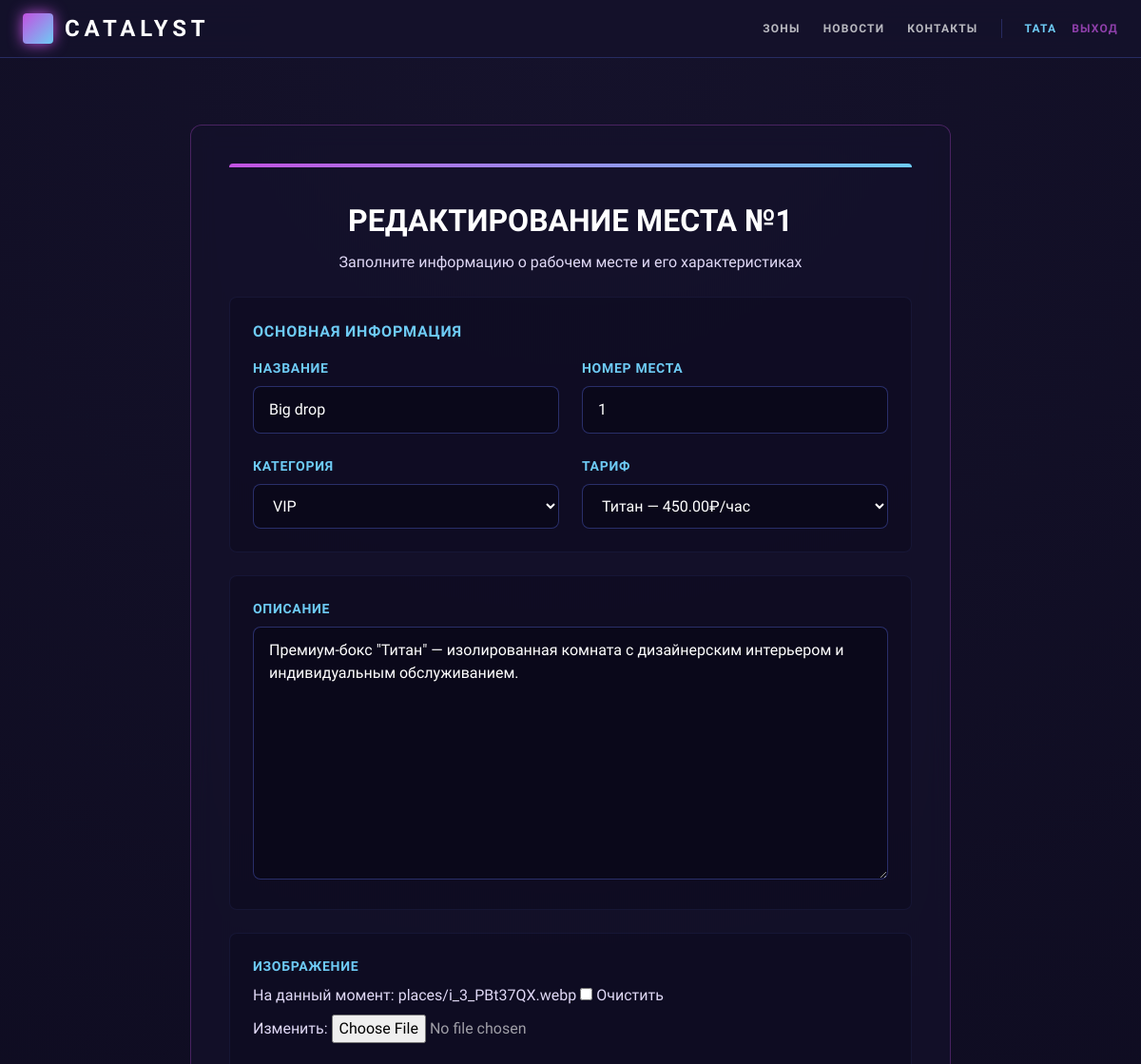
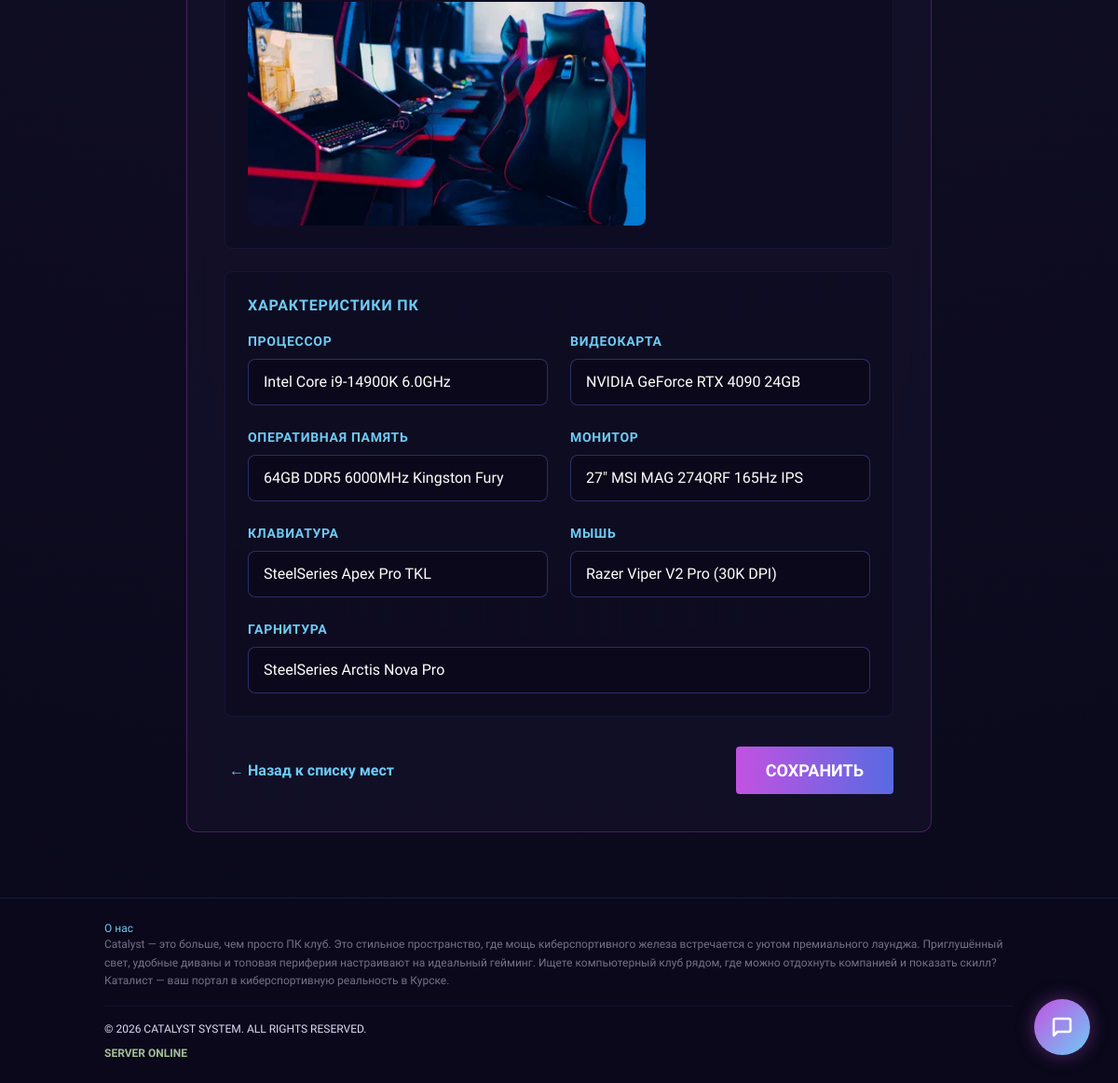
/places/17/edit/ (signed in), run on the app's committed database (2 pictures, top to bottom).
### places/models.py (models this page shows, shortened)
class Place(models.Model):
    title = models.CharField(max_length=255)
    number = models.PositiveIntegerField("Номер места")
    category = models.ForeignKey(Category, on_delete=models.CASCADE)
    tariff = models.ForeignKey(Tariff, on_delete=models.CASCADE)
    image = models.ImageField(upload_to='places/', blank=True, null=True)
    description = models.TextField(blank=True, verbose_name='Описание места')
    cpu = models.CharField(max_length=255, default='')
    gpu = models.CharField(max_length=255, default='')
    ram = models.CharField(max_length=255, default='')
    monitor = models.CharField(max_length=255, default='')
    keyboard = models.CharField(max_length=255, default='')
    mouse = models.CharField(max_length=255, default='')
    headset = models.CharField(max_length=255, default='')
    class Meta:
        verbose_name = "Место"
        verbose_name_plural = "Места"
        ordering = ["number"]

### places/views.py (the view)
# urls.py: path('<int:pk>/edit/', views.place_edit, name='edit'),
@staff_member_required
def place_edit(request, pk):
    place = get_object_or_404(Place, pk=pk)
    if request.method == 'POST':
        form = PlaceForm(request.POST, request.FILES, instance=place)
        if form.is_valid():
            form.save()
            return redirect('places:detail', pk=pk)
    else:
        form = PlaceForm(instance=place)
    return render(request, 'places/place_form.html', {
        'form': form,
        'place': place,
        'title': 'Редактирование места'
    })

### places/forms.py
class PlaceForm(forms.ModelForm):
    class Meta:
        model = Place
        fields = [
            'title', 'number',
            'category', 'tariff',
            'description',
            'cpu', 'gpu', 'ram',
            'monitor', 'keyboard', 'mouse', 'headset',
            'image'
        ]

### tariffs/models.py (called while the page is built)
    def __str__(self):
        return self.name

    def __str__(self):
        return f"{self.name} — {self.price_per_hour}₽/час"

### templates/places/place_form.html (shortened to what this page needs)
{% extends "base.html" %}
{% load static %}
{% block content %}
<section class="form-container">
  <div class="glass-card form-card">
    <div class="form-header-bar"></div>
    <h2 class="form-title">
      {% if form.instance.pk %}
        Редактирование места №{{ form.instance.number }}
      {% else %}
        Создание нового места
      {% endif %}
    </h2>
    <p class="text-center mb-6">Заполните информацию о рабочем месте и его характеристиках</p>
    <form method="post" enctype="multipart/form-data">
      <div class="form-group">
        <h3 class="form-label">Основная информация</h3>
        <div class="grid-2">
          <div><label class="form-label">Название</label>{{ form.title }}</div>
          <div><label class="form-label">Номер места</label>{{ form.number }}</div>
          <div><label class="form-label">Категория</label>{{ form.category }}</div>
          <div><label class="form-label">Тариф</label>{{ form.tariff }}</div>
        </div>
      </div>
      <div class="form-group">
        <label class="form-label">Описание</label>
        {{ form.description }}
      </div>
      <div class="form-group">
        <label class="form-label">Изображение</label>
        {{ form.image }}
        {% if form.instance.image %}
          <img src="{{ form.instance.image.url }}" class="mt-4 rounded-lg max-h-60">
        {% endif %}
      </div>
      <div class="form-group">
        <h3 class="form-label">Характеристики ПК</h3>
        <div class="grid-2">
          <div><label class="form-label">Процессор</label>{{ form.cpu }}</div>
          <div><label class="form-label">Видеокарта</label>{{ form.gpu }}</div>
          <div><label class="form-label">Оперативная память</label>{{ form.ram }}</div>
          <div><label class="form-label">Монитор</label>{{ form.monitor }}</div>
          <div><label class="form-label">Клавиатура</label>{{ form.keyboard }}</div>
          <div><label class="form-label">Мышь</label>{{ form.mouse }}</div>
          <div class="col-span-2"><label class="form-label">Гарнитура</label>{{ form.headset }}</div>
        </div>
      </div>
      <div class="flex justify-between items-center mt-8">
        <a href="{% url 'places:list' %}" class="form-footer-link">← Назад к списку мест</a>
        <button type="submit" class="btn btn-lg">Сохранить</button>
      </div>
    </form>
  </div>
</section>
{% endblock %}

### templates/base.html (shortened to what this page needs)
<!doctype html>
<html lang="ru">
<head>
  {% load static %}
  <link rel="stylesheet" href="{% static 'css/styles.css' %}">
  <script src="https://cdn.tailwindcss.com/3.4.17"></script>
</head>
<body class="flex-col-min-h-screen">
<header class="header-sticky">
  <div class="container-main header-container">
    <a href="{% url 'home' %}" class="logo-link">
      <div class="logo-square"></div>
      <span class="logo-text">CATALYST</span>
    </a>
    <nav class="nav-desktop hidden md:flex items-center text-xs font-black uppercase tracking-widest">
      <div class="flex gap-6 mr-6">
        <a href="{% url 'places:list' %}" class="nav-link">Зоны</a>
        <a href="{% url 'news' %}" class="nav-link">Новости</a>
        <a href="{% url 'contacts' %}" class="nav-link">Контакты</a>
      </div>
      <div class="nav-auth">
        {% if user.is_authenticated %}
          <a href="{% url 'users:profile' %}" class="auth-username">{{ user.username }}</a>
          <a href="{% url 'users:logout' %}" class="auth-logout">Выход</a>
        {% else %}
          <a href="{% url 'users:login' %}" class="auth-login">Войти</a>
          <a href="{% url 'users:register' %}" class="btn-register">Регистрация</a>
        {% endif %}
      </div>
    </nav>
  </div>
</header>
<main class="container-main flex-grow-main">
  {% block content %}{% endblock %}
</main>
<footer class="border-t border-[#586AE2]/20 bg-[#0a081a] py-6 mt-auto relative z-10 text-xs">
  <div class="container mx-auto px-4 md:px-6">
    <div class="grid md:grid-cols-3 gap-6 text-left mb-4 pb-4 border-b border-[#586AE2]/10">
      <div class="md:col-span-full">
        <a href="{% url 'about' %}" class="link">О нас</a>
        <p class="text-[#E0D9F6]/50 leading-relaxed font-medium">
          Catalyst — это больше, чем просто ПК клуб. Это стильное пространство, где мощь киберспортивного железа встречается с уютом премиального лаунджа. Приглушённый свет, удобные диваны и топовая периферия настраивают на идеальный гейминг. Ищете компьютерный клуб рядом, где можно отдохнуть компанией и показать скилл? Каталист — ваш портал в киберспортивную реальность в Курске.
        </p>
      </div>
    </div>
    <div class="footer-bottom">
      <p class="footer-copyright">
        &copy; {% now "Y" %} <span class="footer-copyright-span">CATALYST</span> SYSTEM. ALL RIGHTS RESERVED.
      </p>
      <div class="footer-status">
        <div class="status-dot"></div>
        <span class="status-text">SERVER ONLINE</span>
      </div>
    </div>
  </div>
</footer>
<button class="ai-chat-btn" onclick="toggleAIChat()" title="ИИ-консультант Catalyst">
  <svg width="24" height="24" viewBox="0 0 24 24" fill="none" stroke="currentColor" stroke-width="2.5" stroke-linecap="round" stroke-linejoin="round"><path d="M21 15a2 2 0 0 1-2 2H7l-4 4V5a2 2 0 0 1 2-2h14a2 2 0 0 1 2 2z"></path></svg>
</button>
</body>
</html>

### templates/places/place_form.html (style rules this page uses)
.grid-2 { display: grid; grid-template-columns: 1fr 1fr; gap: 1.5rem; margin-top: 1rem; }
.col-span-2 { grid-column: span 2; }

### data on the page
Place: instance.number "1", title "Big drop", number "1", category "VIP", tariff "Титан — 450.00₽/час", description "Премиум-бокс \"Титан\" — изолированная комната с дизайнерским интерьером и индивидуальным обслуживанием.", instance.image (picture), cpu "Intel Core i9-14900K 6.0GHz", gpu "NVIDIA GeForce RTX 4090 24GB", ram "64GB DDR5 6000MHz Kingston Fury", monitor "27\" MSI MAG 274QRF 165Hz IPS", keyboard "SteelSeries Apex Pro TKL", mouse "Razer Viper V2 Pro (30K DPI)", headset "SteelSeries Arctis Nova Pro"

### other printed values
{{ user.username }} "TATA"
